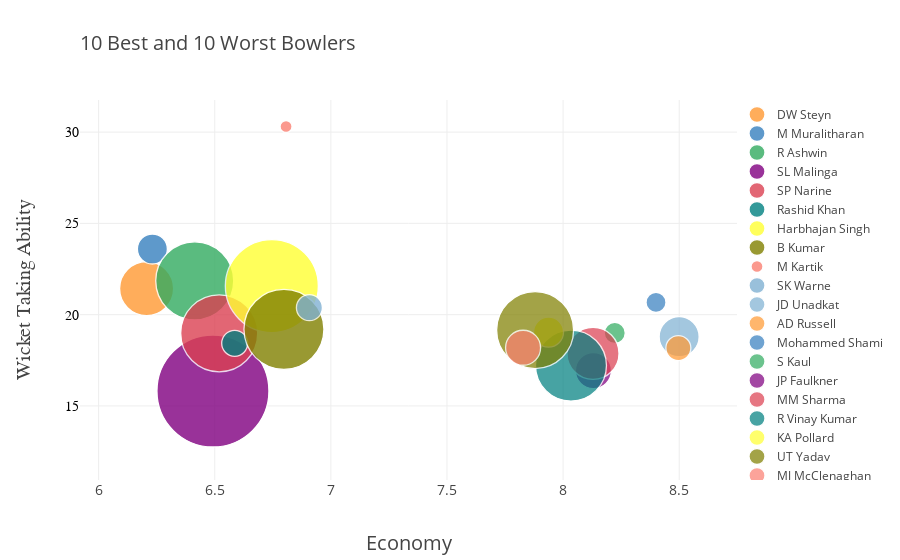

Notebook code cell kept with this figure:
### Code cell
## Generate and format Plot

out_best = out.nsmallest(10, 'Economy')
out_worst = out.nlargest(10, 'Economy')

b_comp = pd.concat([out_best, out_worst])
layout = go.Layout(
    title=dict(
        text="10 Best and 10 Worst Bowlers",
        xref="paper",
        font = dict(size=20),
        x=0
    
    ),
  legend = dict(
    x = 1,
    y = 0
  ),
    xaxis=dict(
        title='Economy',
        titlefont=dict(
            size=20,
        ),
        showticklabels=True,
        tickfont=dict(
            size=14,
        ),
        exponentformat='e',
        showexponent='all'
    ),
    yaxis=dict(
        title='Wicket Taking Ability',
        titlefont=dict(
            family='Arial, sans-serif',
            size=20,
        ),
        showticklabels=True,
        tickfont=dict(
            family='Old Standard TT, serif',
            size=14,
            color='black'
        ),
        exponentformat='e',
        showexponent='all'
    )
)
b_comp.iplot(layout= layout, kind='bubble', x='Economy', y='Wicket Taking Ability', categories='bowler', size='Number of Wickets taken', text='bowler',
          xTitle='Bowler Economy', yTitle='Bowler Wicket Taking Ability', filename='cufflinks/simple-bubble-chart')

### Figure 1 — Plotly figure (JSON) as saved in the notebook; plotly's stock layout.template omitted (floating-point values rounded to 4 significant figures)
{"data": [{"marker": {"color": "rgba(255, 153, 51, 1.0)", "line": {"width": 1.3}, "opacity": 0.8, "size": [54], "symbol": "circle"}, "mode": "markers", "name": "DW Steyn", "text": ["DW Steyn"], "textfont": {"color": "#4D5663"}, "type": "scatter", "uid": "35bd1fb1-2789-43e4-a7b6-c5d365b9a0d6", "x": [6.207], "y": [21.43]}, {"marker": {"color": "rgba(55, 128, 191, 1.0)", "line": {"width": 1.3}, "opacity": 0.8, "size": [30], "symbol": "circle"}, "mode": "markers", "name": "M Muralitharan", "text": ["M Muralitharan"], "textfont": {"color": "#4D5663"}, "type": "scatter", "uid": "084edf75-4f28-4a07-8163-fc68b42eee12", "x": [6.231], "y": [23.6]}, {"marker": {"color": "rgba(50, 171, 96, 1.0)", "line": {"width": 1.3}, "opacity": 0.8, "size": [78], "symbol": "circle"}, "mode": "markers", "name": "R Ashwin", "text": ["R Ashwin"], "textfont": {"color": "#4D5663"}, "type": "scatter", "uid": "1a9cff06-d9d2-44c4-8732-f400f4f1689b", "x": [6.414], "y": [21.86]}, {"marker": {"color": "rgba(128, 0, 128, 1.0)", "line": {"width": 1.3}, "opacity": 0.8, "size": [112], "symbol": "circle"}, "mode": "markers", "name": "SL Malinga", "text": ["SL Malinga"], "textfont": {"color": "#4D5663"}, "type": "scatter", "uid": "6c8ebc2c-e071-483a-9bf9-66d5781d7f03", "x": [6.492], "y": [15.82]}, {"marker": {"color": "rgba(219, 64, 82, 1.0)", "line": {"width": 1.3}, "opacity": 0.8, "size": [77], "symbol": "circle"}, "mode": "markers", "name": "SP Narine", "text": ["SP Narine"], "textfont": {"color": "#4D5663"}, "type": "scatter", "uid": "92ac5bc9-2661-4f47-9828-90f2cd35a759", "x": [6.519], "y": [18.98]}, {"marker": {"color": "rgba(0, 128, 128, 1.0)", "line": {"width": 1.3}, "opacity": 0.8, "size": [26], "symbol": "circle"}, "mode": "markers", "name": "Rashid Khan", "text": ["Rashid Khan"], "textfont": {"color": "#4D5663"}, "type": "scatter", "uid": "3b2c7b40-def8-4acf-8663-2e4cb7658040", "x": [6.586], "y": [18.43]}, {"marker": {"color": "rgba(255, 255, 51, 1.0)", "line": {"width": 1.3}, "opacity": 0.8, "size": [93], "symbol": "circle"}, "mode": "markers", "name": "Harbhajan Singh", "text": ["Harbhajan Singh"], "textfont": {"color": "#4D5663"}, "type": "scatter", "uid": "8f824a4f-d9a9-4457-bc08-9bcb8c9396f4", "x": [6.746], "y": [21.57]}, {"marker": {"color": "rgba(128, 128, 0, 1.0)", "line": {"width": 1.3}, "opacity": 0.8, "size": [80], "symbol": "circle"}, "mode": "markers", "name": "B Kumar", "text": ["B Kumar"], "textfont": {"color": "#4D5663"}, "type": "scatter", "uid": "aad7fe83-b9f9-4a6c-a2ae-32a5a7be48f3", "x": [6.798], "y": [19.2]}, {"marker": {"color": "rgba(251, 128, 114, 1.0)", "line": {"width": 1.3}, "opacity": 0.8, "size": [12], "symbol": "circle"}, "mode": "markers", "name": "M Kartik", "text": ["M Kartik"], "textfont": {"color": "#4D5663"}, "type": "scatter", "uid": "d1a0f0c2-c534-4e36-a81a-57ce06278443", "x": [6.807], "y": [30.31]}, {"marker": {"color": "rgba(128, 177, 211, 1.0)", "line": {"width": 1.3}, "opacity": 0.8, "size": [26], "symbol": "circle"}, "mode": "markers", "name": "SK Warne", "text": ["SK Warne"], "textfont": {"color": "#4D5663"}, "type": "scatter", "uid": "7450c6c6-5bdf-4f06-b4af-38c98adf9e9f", "x": [6.908], "y": [20.38]}, {"marker": {"color": "rgba(128, 177, 211, 0.8999999999999999)", "line": {"width": 1.3}, "opacity": 0.8, "size": [40], "symbol": "circle"}, "mode": "markers", "name": "JD Unadkat", "text": ["JD Unadkat"], "textfont": {"color": "#4D5663"}, "type": "scatter", "uid": "85961c9d-b2cb-4048-9f48-d159db45d945", "x": [8.5], "y": [18.79]}, {"marker": {"color": "rgba(255, 153, 51, 0.8999999999999999)", "line": {"width": 1.3}, "opacity": 0.8, "size": [25], "symbol": "circle"}, "mode": "markers", "name": "AD Russell", "text": ["AD Russell"], "textfont": {"color": "#4D5663"}, "type": "scatter", "uid": "de1ea46b-2458-41b8-95fe-6270582f2426", "x": [8.496], "y": [18.17]}, {"marker": {"color": "rgba(55, 128, 191, 0.8999999999999999)", "line": {"width": 1.3}, "opacity": 0.8, "size": [20], "symbol": "circle"}, "mode": "markers", "name": "Mohammed Shami", "text": ["Mohammed Shami"], "textfont": {"color": "#4D5663"}, "type": "scatter", "uid": "714dd7b8-f4c2-455b-bd60-310ee05c1cbf", "x": [8.4], "y": [20.67]}, {"marker": {"color": "rgba(50, 171, 96, 0.8999999999999999)", "line": {"width": 1.3}, "opacity": 0.8, "size": [21], "symbol": "circle"}, "mode": "markers", "name": "S Kaul", "text": ["S Kaul"], "textfont": {"color": "#4D5663"}, "type": "scatter", "uid": "f5821b1c-3546-4923-8097-055d7c488dd2", "x": [8.222], "y": [19]}, {"marker": {"color": "rgba(128, 0, 128, 0.8999999999999999)", "line": {"width": 1.3}, "opacity": 0.8, "size": [36], "symbol": "circle"}, "mode": "markers", "name": "JP Faulkner", "text": ["JP Faulkner"], "textfont": {"color": "#4D5663"}, "type": "scatter", "uid": "e4bb0dfc-1cae-4ce4-8dc3-ec1a83dfc503", "x": [8.131], "y": [16.93]}, {"marker": {"color": "rgba(219, 64, 82, 0.8999999999999999)", "line": {"width": 1.3}, "opacity": 0.8, "size": [52], "symbol": "circle"}, "mode": "markers", "name": "MM Sharma", "text": ["MM Sharma"], "textfont": {"color": "#4D5663"}, "type": "scatter", "uid": "b6f4a1c3-fb1e-4d1b-a572-ef9c0c5cd095", "x": [8.129], "y": [17.88]}, {"marker": {"color": "rgba(0, 128, 128, 0.8999999999999999)", "line": {"width": 1.3}, "opacity": 0.8, "size": [71], "symbol": "circle"}, "mode": "markers", "name": "R Vinay Kumar", "text": ["R Vinay Kumar"], "textfont": {"color": "#4D5663"}, "type": "scatter", "uid": "9e13a1bf-65dd-4286-86bb-49fe6c02c347", "x": [8.034], "y": [17.21]}, {"marker": {"color": "rgba(255, 255, 51, 0.8999999999999999)", "line": {"width": 1.3}, "opacity": 0.8, "size": [30], "symbol": "circle"}, "mode": "markers", "name": "KA Pollard", "text": ["KA Pollard"], "textfont": {"color": "#4D5663"}, "type": "scatter", "uid": "6012c157-a88e-4266-962e-72f9465a77cb", "x": [7.937], "y": [19.04]}, {"marker": {"color": "rgba(128, 128, 0, 0.8999999999999999)", "line": {"width": 1.3}, "opacity": 0.8, "size": [77], "symbol": "circle"}, "mode": "markers", "name": "UT Yadav", "text": ["UT Yadav"], "textfont": {"color": "#4D5663"}, "type": "scatter", "uid": "aa560879-3783-4292-a757-bf375f64e06e", "x": [7.879], "y": [19.15]}, {"marker": {"color": "rgba(251, 128, 114, 0.8999999999999999)", "line": {"width": 1.3}, "opacity": 0.8, "size": [35], "symbol": "circle"}, "mode": "markers", "name": "MJ McClenaghan", "text": ["MJ McClenaghan"], "textfont": {"color": "#4D5663"}, "type": "scatter", "uid": "7fe4dfe3-0935-49cf-b0c0-798acdbaa53f", "x": [7.828], "y": [18.19]}], "layout": {"legend": {"x": 1, "y": 0}, "title": {"font": {"size": 20}, "text": "10 Best and 10 Worst Bowlers", "x": 0, "xref": "paper"}, "xaxis": {"exponentformat": "e", "showexponent": "all", "showticklabels": true, "tickfont": {"size": 14}, "title": {"font": {"size": 20}, "text": "Economy"}}, "yaxis": {"exponentformat": "e", "showexponent": "all", "showticklabels": true, "tickfont": {"color": "black", "family": "Old Standard TT, serif", "size": 14}, "title": {"font": {"family": "Arial, sans-serif", "size": 20}, "text": "Wicket Taking Ability"}}}}
